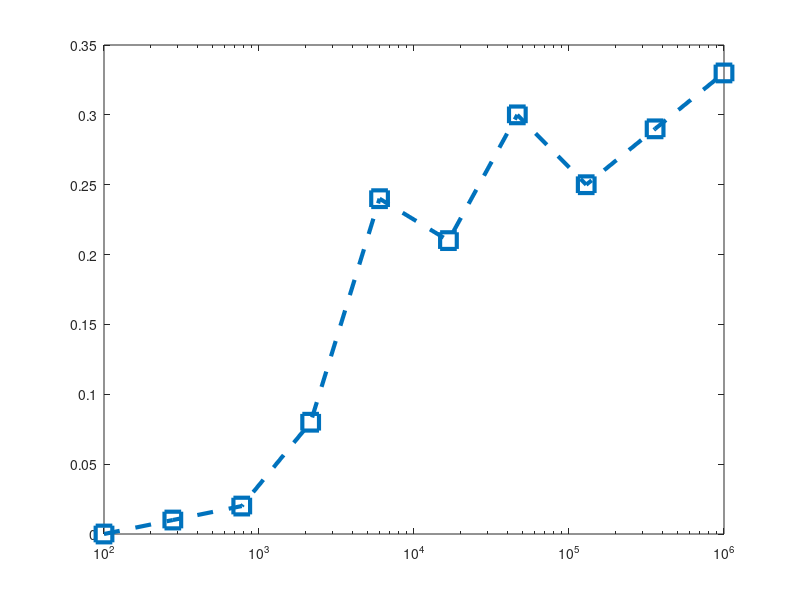

Reproduce this figure in MATLAB. (Note: this script raises an error after producing the figure.)
%% Plot saved results
load('poly_exp6.mat');
th = 1;
aux = squeeze(Scores);
scores_C_poly = squeeze(sum(squeeze(Scores(:,:,:,2,:)) == th,1))/nG;
%scores_C_poly(1,:) = [];
load('cmrf_exp6.mat');
scores_C_MRF = squeeze(sum(squeeze(Scores(:,:,:,2,:)) == th,1))/nG;
x_data = Samples;
mrkt = {'s--','s-','*--','*-','^--','^-','s-','s-'};
i = 1;
models = {'','','GSt','','GSt-Rw-Fact','LV-GL'};
figure('Position',[100,100,750,550])
for m = [3,5,6]
    semilogx(x_data,scores_C_poly(:,m),mrkt{i},'MarkerSize',12,'LineWidth',3);
    lgnd{i} = [replace(models{m},' ','-') ', C_{poly}'];
    i = i+1;
    hold on
    semilogx(x_data,scores_C_MRF(:,m),mrkt{i},'MarkerSize',12,'LineWidth',3);
    lgnd{i} = [replace(models{m},' ','-') ', C_{MRF}'];
    i = i+1;
    hold on
end
lg = legend(lgnd,'FontSize',11,'FontWeight','bold');
set(lg,'color','none');
xlabel('(b) Number of samples','FontSize',17,'FontWeight','bold')
ylabel('Recovery','FontSize',17,'FontWeight','bold')
set(gca,'xtick',Samples)
grid on
ax = gca;
ax.FontSize = 17;
xticks([1e2,1e3,1e4,1e5,1e6]);
xticklabels({'10^2','10^3','10^4','10^5','10^6'});

%%
clear all;
close all;
addpath('../../../stationarity/utils');
addpath('../../../stationarity/optim');
%rng(23)

N = 20;

g_type = 'ER';
rm_node = 'min';
verbose = false;

prms.N = N;
prms.M = 1;
prms.p = 0.2;%ER
prms.m = 1;%BA
prms.m0 = 1;%BA
prms.K = 4; %SW
prms.beta = 0.3;%SW
prms.connected = true; %RBF
prms.norm_noise = true;
prms.norm_L = false;
prms.sigma = 0;

Taps = 5;
Samples = round(logspace(2,6,10));
Ctypes = {'Cmrf','Cpoly'}; 
noise = true;

max_iter = 5;
nG = 32;
H = 1;
O = N-H;
models = {'GSt','GSt-Rw-Fact','LVGL'};
Scores = zeros(nG,numel(Ctypes),numel(Samples),numel(models));
opt_val = zeros(nG,1);
tic
parfor g = 1:nG
    disp(['Graph: ' num2str(g)]);
    %generate graph
    [S, L] = generate_graph(g_type,prms);
    Scores_g = zeros(numel(Ctypes),numel(Samples),numel(models));
    C_prms = struct('N',N,'Taps',Taps,'noise',noise);
    for s = 1:numel(Samples)
        smpl = Samples(s);
        C_prms.Samples = smpl;
        %disp(['  Samples: ' num2str(smpl)]);
        for ct = 1:numel(Ctypes)
            C_prms.Ctype = Ctypes{ct};
            C = generate_C(S,C_prms);
            %select hidden nodes
            [s_n, s_h] = select_hidden_nodes(rm_node, O, L, C);
            %get observed A,C,X
            Co = C(s_n,s_n);
            So = S(s_n,s_n);
            for m = 1:numel(models)
                model = models{m};
                %disp(['        Model: ' model]);
                reg = get_reg(g_type,Ctypes{ct},model,max_iter);
                %reg.S0 = So;
                reg.H = H;
                [S_hat,out] = estimate_graph(model,Co,reg,verbose);
                %Scores(g,s,k,h+1,m+1) = out.scr;
                %binarize S_hat
                S_hat_bin = mbinarize(S_hat,2);
                %compute fscore 
                [~,~,Scores_g(ct,s,m),~,~] = graph_learning_perf_eval(So,S_hat_bin);
            end
        end
    end
    Scores(g,:,:,:) = Scores_g;
end
disp([num2str(toc/60) 'min']);
%%
th = 1;
scores_C_MRF = squeeze(sum(squeeze(Scores(:,1,:,:))==th,1))/nG;
scores_C_poly = squeeze(sum(squeeze(Scores(:,2,:,:))==th,1))/nG;
x_data = Samples;
mrkt = {'s--','s-','*--','*-','^--','^-','s-','s-'};
i = 1;
%models = {'','','GSt','','GSt-Rw-Fact','LV-GL'};
figure('Position',[100,100,750,550])
for m = 1:numel(models)
    semilogx(x_data,scores_C_poly(:,m),mrkt{i},'MarkerSize',12,'LineWidth',3);
    lgnd{i} = [replace(models{m},' ','-') ', C_{poly}'];
    i = i+1;
    hold on
    semilogx(x_data,scores_C_MRF(:,m),mrkt{i},'MarkerSize',12,'LineWidth',3);
    lgnd{i} = [replace(models{m},' ','-') ', C_{MRF}'];
    i = i+1;
    hold on
end
lg = legend(lgnd,'FontSize',11,'FontWeight','bold');
set(lg,'color','none');
xlabel('(b) Number of samples','FontSize',17,'FontWeight','bold')
ylabel('Recovery','FontSize',17,'FontWeight','bold')
set(gca,'xtick',Samples)
grid on
ax = gca;
ax.FontSize = 17;
xticks([1e2,1e3,1e4,1e5,1e6]);
xticklabels({'10^2','10^3','10^4','10^5','10^6'});

